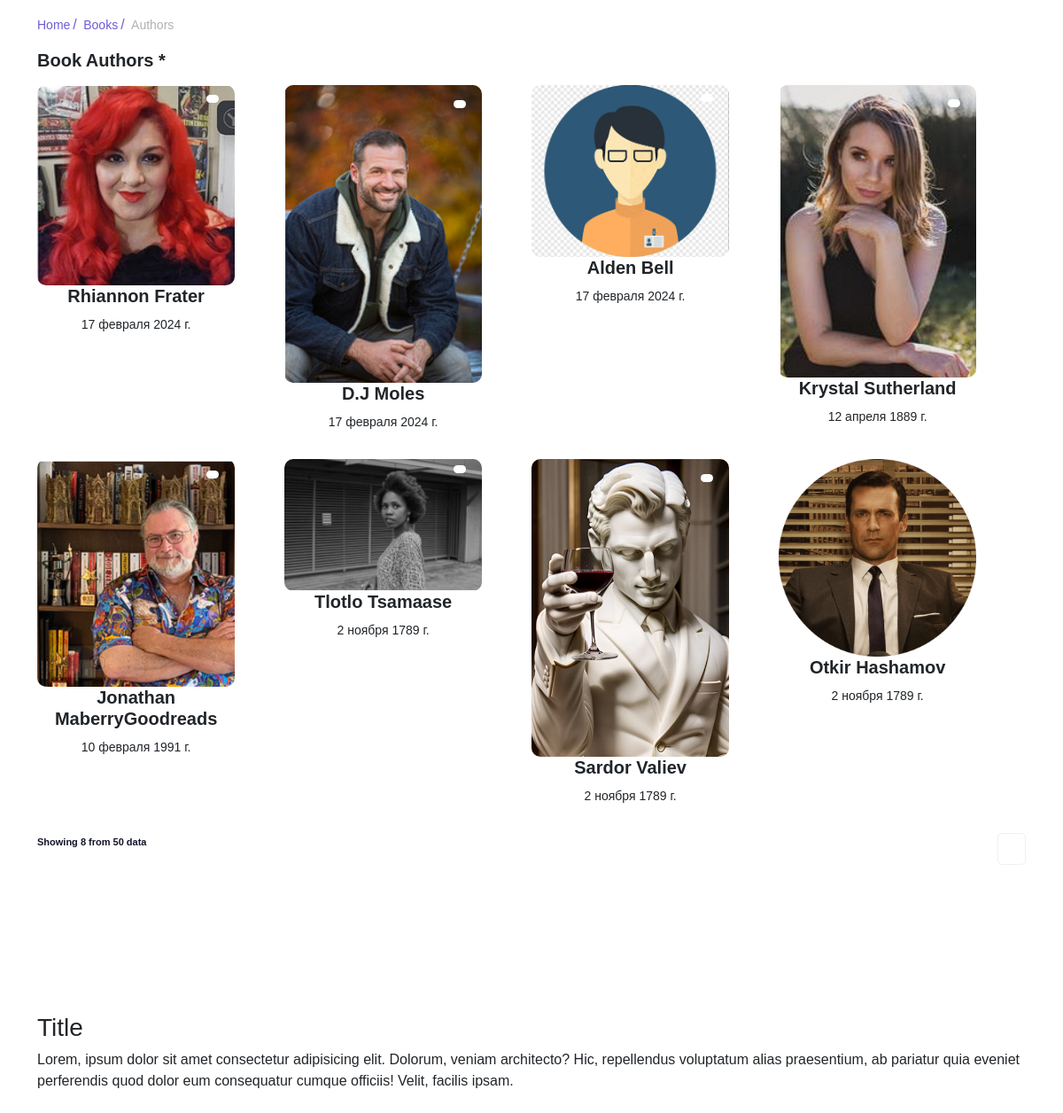
Page /book-Authors/ on the committed database.
### apps/books/models.py (models this page shows, shortened)
class BookAuthor(AbstractBaseModel):
    first_name = models.CharField(max_length=60)
    last_name = models.CharField(max_length=60)
    birthdate = models.DateField()
    website = models.URLField()
    avatar = models.ImageField(upload_to='authors/avatar', null=True, default='default/author_img/author.png')
    about = models.TextField()
    email = models.EmailField()

### apps/books/views.py (the view)
# urls.py: path('book-Authors/', BookAuthorListView.as_view(), name='book-authors'),
class BookAuthorListView(ListView):
    model = BookAuthor
    template_name = 'books/author_list.html'
    context_object_name = 'authors'

### templates/books/author_list.html (shortened to what this page needs)
{% extends 'base_.html' %}
{% load static %}
{% block head %}
<link rel="stylesheet" href="{% static 'css/style.css' %}">
<link rel="stylesheet" href="{% static 'css/book-filter.css' %}" />
{% endblock %}
{% block content %}
<div class="breadcrumb-container">
  <ul class="breadcrumb">
    <li><a href="{% url 'books:home' %}" style="color: #6c5dd4">Home</a></li>
    <li><a href="{% url 'books:book-list' %}" style="color: #6c5dd4">Books</a></li>
    <li><a href="#">Authors</a></li>
  </ul>
</div>
<section class="filter">
  <div class="book-grid-container">
    <div class="book-collections">
      <h4>Book Authors *</h4>
      <div class="books">
        {% for author in authors %}
        <div class="book-card">
          <div class="img">
            <a href="{% url 'books:book-author' author.id %}"><img src="{{ author.avatar.url }}" alt="img" /></a>
            <button class="like" id="likebtn">
            </button>
          </div>
          <h4>{{ author.first_name }} {{ author.last_name }}</h4>
          <small>{{ author.birthdate }}</small>
        </div>
        {% endfor %}
      </div>
      {% include 'includes/base_paginator.html' %}
    </div>
  </div>
</section>
{% endblock %}

### static/css/main.css (style rules this page uses)
* { padding: 0; margin: 0; font-family: 'Poppins',sans-serif; }

### static/css/style.css (style rules this page uses)
* { padding: 0; margin: 0; font-family: 'Poppins',sans-serif; }

### static/css/book-filter.css (style rules this page uses)
* { margin: 0; padding: 0; font-family: 'Poppins', sans-serif; }
.filter { padding: 0px 30px; margin-top: 1rem; }
.breadcrumb { list-style: none; margin-top: 1rem; padding: 0px 30px; }
.breadcrumb-container .breadcrumb li { display: inline; }
.breadcrumb li a { text-decoration: none; color: #b1b1b1; font-size: 14px; }
.breadcrumb li:nth-child(1) a { color: #6c5dd4; }
.breadcrumb li+li:before { padding: 3px; color: #6c5dd4; content: "/\00a0"; }
.filter .book-grid-container h4 { font-size: 20px; font-weight: 600; }
.filter .book-grid-container { display: flex; gap: 1.5rem; }
.filter .book-collections { width: 100%; }
.filter .book-grid-container .book-collections .books { display: grid; grid-template-columns: repeat(4, 1fr); row-gap: 30px; margin-top: 1rem; }
.filter .book-grid-container .book-collections .books .book-card { width: 80%; text-align: center; }
.filter .book-collections .books .img { position: relative; }
.filter .book-collections .books .img img { width: 100%; border-radius: 10px; }
.filter .book-collections .books .img #likebtn { position: absolute; background-color: #fff; right: 8%; top: 5%; color: #6c5dd4; border: none; cursor: pointer; border-radius: 5px; padding: 5px 7px 4px 7px; }

### rows in the picture
BookAuthor: avatar (picture), first_name "Rhiannon", last_name "Frater", birthdate "17 февраля 2024 г."
BookAuthor: avatar (picture), first_name "D.J", last_name "Moles", birthdate "17 февраля 2024 г."
BookAuthor: avatar (placeholder picture), first_name "Alden", last_name "Bell", birthdate "17 февраля 2024 г."
BookAuthor: avatar (picture), first_name "Krystal", last_name "Sutherland", birthdate "12 апреля 1889 г."
BookAuthor: avatar (picture), first_name "Jonathan", last_name "MaberryGoodreads", birthdate "10 февраля 1991 г."
BookAuthor: avatar (picture), first_name "Tlotlo", last_name "Tsamaase", birthdate "2 ноября 1789 г."
BookAuthor: avatar (picture), first_name "Sardor", last_name "Valiev", birthdate "2 ноября 1789 г."
BookAuthor: avatar (picture), first_name "Otkir", last_name "Hashamov", birthdate "2 ноября 1789 г."
